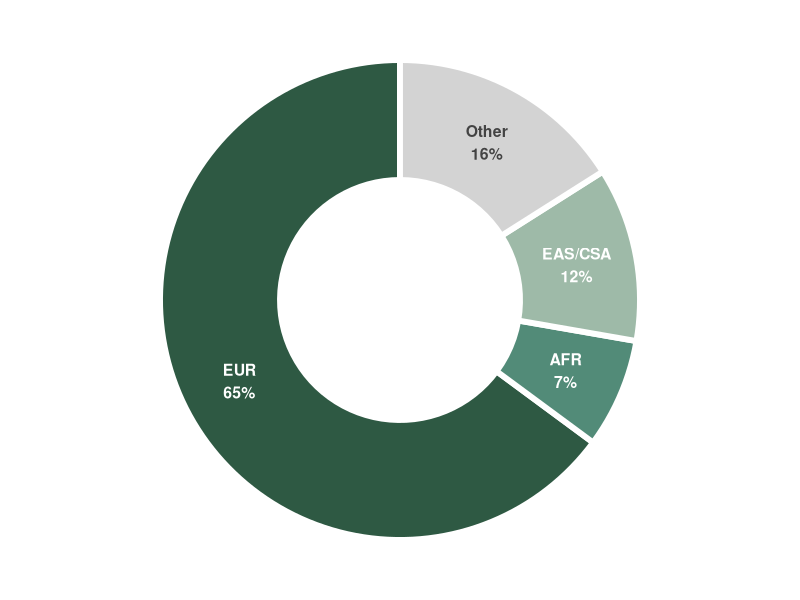

This figure's R source:
suppressPackageStartupMessages({
  library(ggplot2)
  library(dplyr)
})

# Input counts (match notebook values)
n_eur <- 65222L
n_afr <- 7421L
n_eas <- 11785L
n_other <- 16098L

# Data frame
df <- tibble::tibble(
  ancestry = factor(c("EUR", "AFR", "EAS/CSA", "Other"),
                    levels = c("EUR", "AFR", "EAS/CSA", "Other")),
  value = c(n_eur, n_afr, n_eas, n_other)
) %>%
  mutate(
    total = sum(value),
    fraction = value / total,
    percent = fraction * 100,
    label = paste0(ancestry, "\n", round(percent), "%"),
    label_color = ifelse(ancestry == "Other", "black", "white"),
    y_mid = cumsum(fraction) - fraction / 2
  )

# Color map
fill_colors <- c(
  "EUR" = "#2E5943",
  "AFR" = "#528B78",
  "EAS/CSA" = "#9EBAA8",
  "Other" = "lightgrey"
)

text_colors <- c(
  "EUR" = "#ffffff",
  "AFR" = "#ffffff",
  "EAS/CSA" = "#ffffff",
  "Other" = "#434343"
)

# Donut chart
p <- ggplot(df, aes(x = 2, y = fraction, fill = ancestry)) +
  geom_col(width = 1, color = "white", size = 2) +
  coord_polar(theta = "y", start = (pi / 2) - (90 * pi / 180)) +
  scale_fill_manual(values = fill_colors) +
  theme_void(base_family = "Helvetica") +
  theme(
    legend.position = "none",
    plot.background = element_rect(fill = "#ffffff00", color = NA)
  ) +
  xlim(c(0.5, 2.5)) +
  geom_text(
    aes(x = 2, label = label, color = ancestry),
    position = position_stack(vjust = 0.5),
    fontface = "bold",
    size = 4
  ) +
  scale_color_manual(values = text_colors, guide = "none")


# Output directory (kept tidy within this experiment folder)
out_dir <- file.path("scr", "paper_figs", "pychart_R", "out")
if (!dir.exists(out_dir)) dir.create(out_dir, recursive = TRUE)

# Save outputs (4.5 x 4.5 inches, white background)
ggsave(filename = file.path(out_dir, "ancestry_donut.png"), plot = p,
       width = 4.5, height = 4.5, dpi = 300, bg = "#ffffff00")
# ggsave(filename = file.path(out_dir, "ancestry_donut.pdf"), plot = p,
#        width = 4.5, height = 4.5, bg = "white", device = "pdf")

# Print to viewer if interactive
# if (interactive()) print(p)
